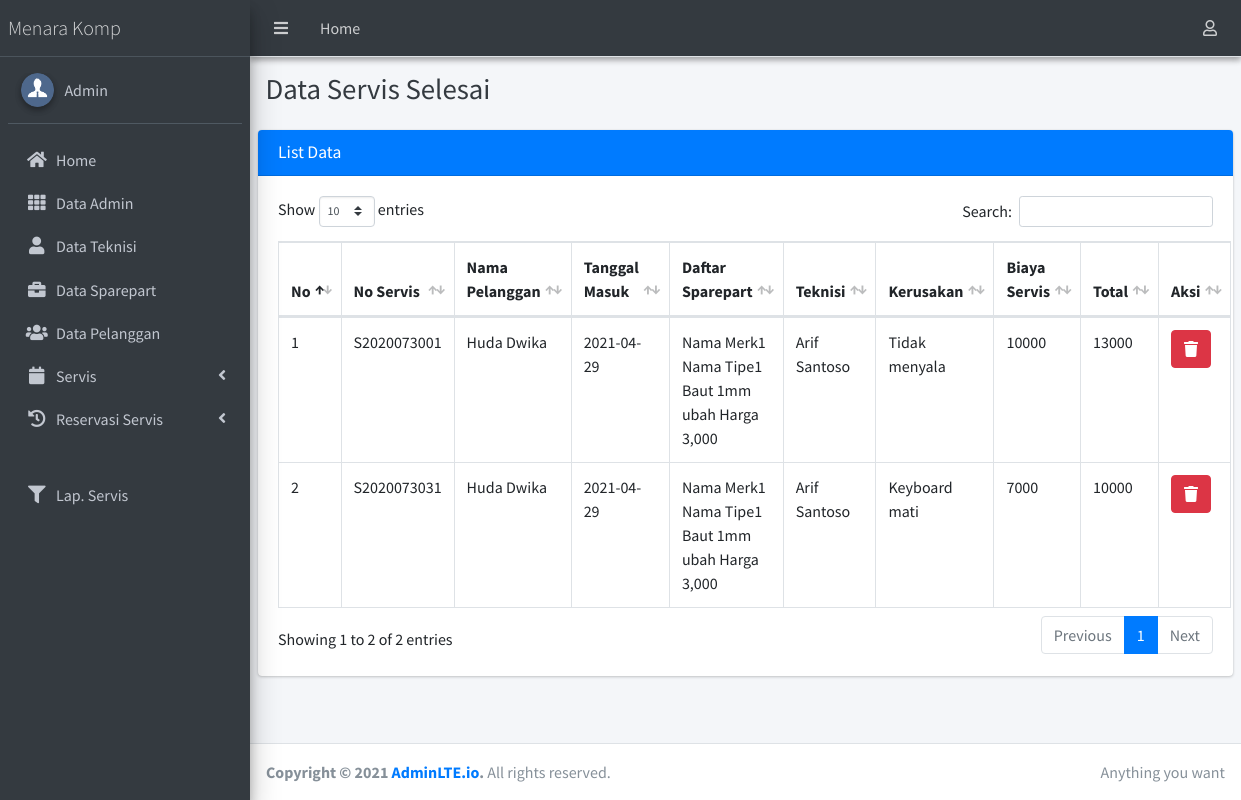
The page /admin/index.php?hal=servis_selesai (signed in) on the database its author committed.
### tables this page shows
CREATE TABLE `tb_servis` (
  `idservis` char(11) NOT NULL,
  `idpelanggan` char(8) DEFAULT NULL,
  `tanggalmasuk` date DEFAULT NULL,
  `tgldiambil` date DEFAULT NULL,
  `kerusakan` varchar(500) DEFAULT NULL,
  `keteranganbarang` text DEFAULT NULL,
  `biayaservis` int(11) DEFAULT NULL,
  `total` int(11) DEFAULT NULL,
  `status` varchar(50) DEFAULT NULL,
  `idteknisi` int(11) DEFAULT NULL
);

CREATE TABLE `tb_pelanggan` (
  `idpelanggan` int(11) NOT NULL,
  `namapelanggan` varchar(100) DEFAULT NULL,
  `alamat` text DEFAULT NULL,
  `nohp` varchar(15) DEFAULT NULL,
  `email` varchar(50) DEFAULT NULL,
  `password` varchar(50) DEFAULT NULL
);

CREATE TABLE `tb_sparepart` (
  `idsparepart` int(11) NOT NULL,
  `nama` varchar(100) DEFAULT NULL,
  `harga` int(11) DEFAULT NULL,
  `merk` varchar(100) DEFAULT NULL,
  `tipe` varchar(100) DEFAULT NULL
);

CREATE TABLE `tb_barang_sparepart` (
  `id` int(11) NOT NULL,
  `idservis` char(11) DEFAULT NULL,
  `idbarang` int(11) DEFAULT NULL,
  `harga` int(11) DEFAULT NULL
);

CREATE TABLE `tb_teknisi` (
  `idteknisi` int(11) NOT NULL,
  `nama` varchar(20) DEFAULT NULL,
  `nohp` varchar(15) DEFAULT NULL,
  `alamat` varchar(100) DEFAULT NULL,
  `username` varchar(32) DEFAULT NULL,
  `password` varchar(32) DEFAULT NULL
);

### admin/servis_selesai.php (the view, shortened to what this page needs)
<div class="content-header">
  <div class="container-fluid">
    <div class="row mb-2">
      <div class="col-sm-6">
        <h1 class="m-0 text-dark">Data Servis Selesai</h1>
      </div>
      <div class="col-sm-5">
      </div>
      <div class="col-sm-1">
      </div>
    </div>
  </div>
</div>
<section class="content">
  <div class="row">
    <div class="col-12">
      <div class="card card-primary">
        <div class="card-header">
          <h3 class="card-title primary">List Data</h3>
        </div>
        <div class="card-body">
          <table id="example2" class="table table-bordered table-hover">
            <thead>
              <tr>
                <th>No</th>
                <th>No Servis</th>
                <th>Nama Pelanggan</th>
                <th>Tanggal Masuk</th>
                <th>Daftar Sparepart</th>
                <th>Teknisi</th>
                <th>Kerusakan</th>
                <th>Biaya Servis</th>
                <th>Total</th>
                <th>Aksi</th>
              </tr>
            </thead>
            <tbody>
              <?php
              $query="SELECT * from tb_servis join tb_teknisi using(idteknisi) join tb_pelanggan using(idpelanggan)";
              $result=$mysqli->query($query);
              $num_result=$result->num_rows;
              if ($num_result > 0 ) {
                $no=0;
                while ($data=mysqli_fetch_assoc($result)) {
                  extract($data);
                  ?>
                  <tr>
                    <td width="5%"><?php echo $no+=1; ?></td>
                    <td><?php echo $idservis; ?></td>
                    <td><?php echo $namapelanggan; ?></td>
                    <td><?php echo $tanggalmasuk; ?></td>
                    <td>
                      <?php
                      $query1="SELECT * from tb_sparepart join tb_barang_sparepart on idbarang=idsparepart where idservis='$idservis'";
                      $result1=$mysqli->query($query1);
                      $num_result1=$result->num_rows;
                      if ($num_result1 > 0 ) {
                        while ($data=mysqli_fetch_assoc($result1)) {
                          ?>
                            <?php echo $data['merk']." ".$data['tipe']." ".$data['nama'];?>
                            <?php echo "Harga ".number_format($data['harga'],0);?>
                          <?php }} ?>
                        </td>
                        <td><?php echo $nama; ?></td>
                        <td><?php echo $kerusakan; ?></td>
                        <td><?php echo $biayaservis; ?></td>
                        <td><?php echo $total; ?></td>
                      <td width="15%">
                        <a class="btn btn-danger" title="Hapus Data" href="servis_proses.php?hapus=<?=$idservis;?>"
                          onclick="return confirm('Apakah anda yakin akan menghapus data ini?')"> <i class="fa fa-trash"></i></a>
                        </td>
                      </tr>
                    <?php }} ?>
                  </table>
                </div>
              </div>
            </div>
          </div>
        </section>

### rows shown on the page
tb_servis: no "1", idservis "S2020073001", idpelanggan.namapelanggan "Huda Dwika", tanggalmasuk "2021-04-29", idteknisi.nama "Arif Santoso", kerusakan "Tidak menyala", biayaservis "10000", total "13000"
tb_sparepart: merk "Nama Merk1", tipe "Nama Tipe1", nama "Baut 1mm ubah", tb_barang_sparepart.harga "3,000"
tb_servis: no "2", idservis "S2020073031", idpelanggan.namapelanggan "Huda Dwika", tanggalmasuk "2021-04-29", idteknisi.nama "Arif Santoso", kerusakan "Keyboard mati", biayaservis "7000", total "10000"
